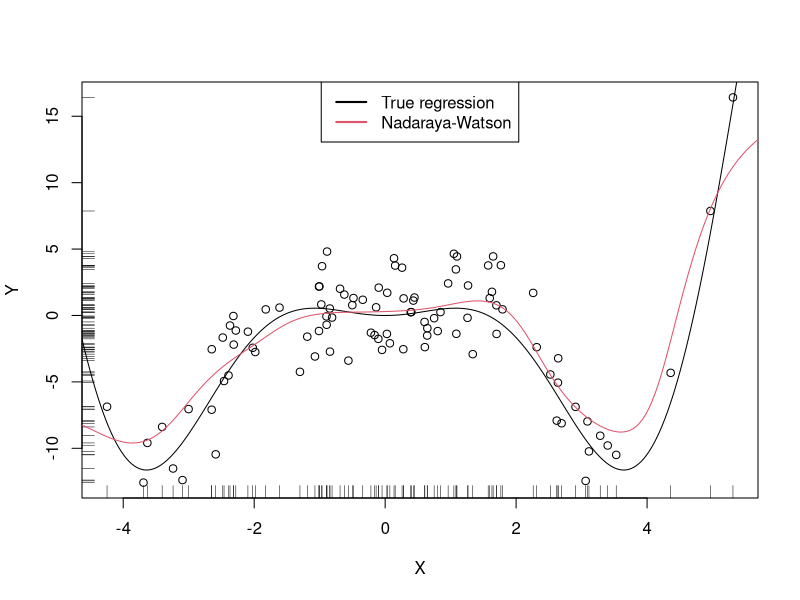

Write R code to recreate this figure.
mNW <- function(x, X, Y, h, K = dnorm) {
  
  # Arguments
  # x: evaluation points
  # X: vector (size n) with the predictors
  # Y: vector (size n) with the response variable
  # h: bandwidth
  # K: kernel
  
  # Matrix of size n x length(x)
  Kx <- sapply(X, function(Xi) K((x - Xi) / h) / h)
  
  # Weights
  W <- Kx / rowSums(Kx) # Column recycling!
  
  # Means at x ("drop" to drop the matrix attributes)
  drop(W %*% Y)
  
}

# Generate some data to test the implementation
set.seed(12345)
n <- 100
eps <- rnorm(n, sd = 2)
m <- function(x) x^2 * cos(x)
# m <- function(x) x - x^2 # Other possible regression function, works
# equally well
X <- rnorm(n, sd = 2)
Y <- m(X) + eps
xGrid <- seq(-10, 10, l = 500)

# Bandwidth
h <- 0.5

# Plot data
plot(X, Y)
rug(X, side = 1); rug(Y, side = 2)
lines(xGrid, m(xGrid), col = 1)
lines(xGrid, mNW(x = xGrid, X = X, Y = Y, h = h), col = 2)
legend("top", legend = c("True regression", "Nadaraya-Watson"),
       lwd = 2, col = 1:2)